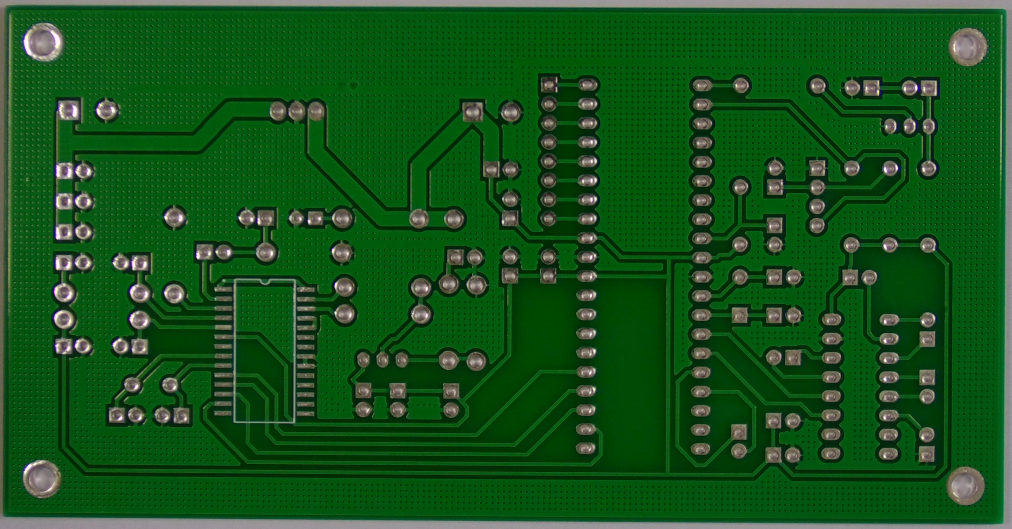
#> input picture Milestone4/golden/01.JPG, 3034 x 1586 px, found by its file name (shown at 1/3 size)
$ jupyter execute --allow-errors pcb_defect_detection.ipynb   (shell and % lines are left out)
#> lines starting #> are read from the running program, lines starting #| are printed output that depends on the picture; pictures that were not available may be replaced by others from this repository, and a replacement may not be noted
[cell 1]
from google.colab import drive
drive.mount('/content/drive')

[cell 2]
import cv2
import numpy as np
import matplotlib.pyplot as plt

def align_images(template_path, test_path):
#> called with template_path = '/content/new PCB _ds/PCB_USED/01.JPG'
    template_img = cv2.imread(template_path, cv2.IMREAD_GRAYSCALE)
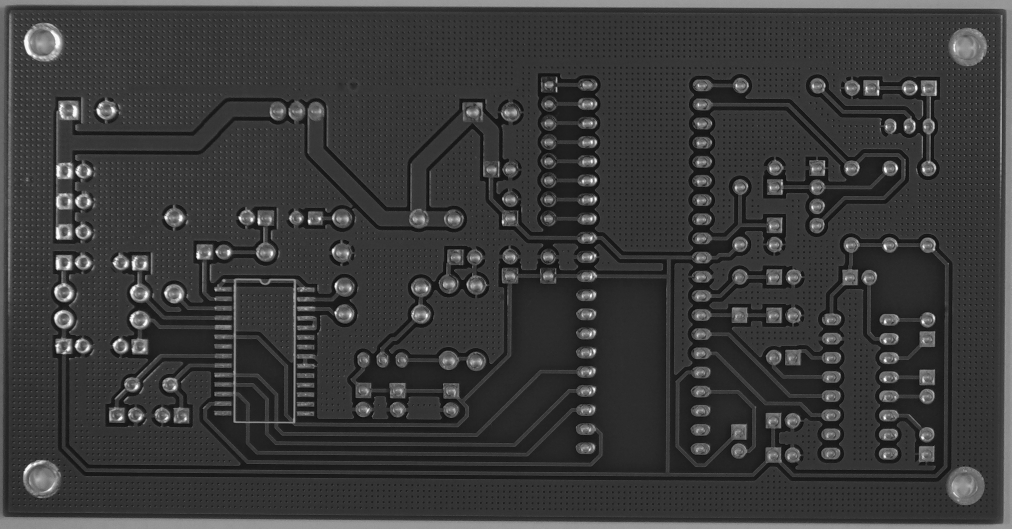
#> template_img: shape (1586, 3034) (shown at 1/3 size); min 5, max 254, mean 58.2
    test_img = cv2.imread(test_path, cv2.IMREAD_GRAYSCALE)
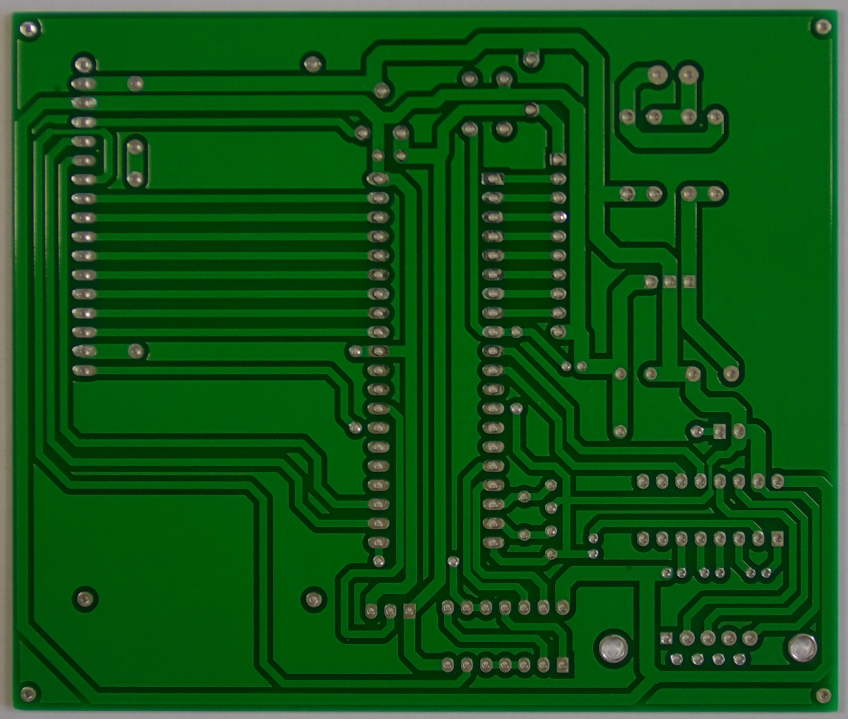
#> input picture Milestone4/golden/05.JPG, 2544 x 2156 px, given in place of 01_missing_hole_20.jpg, which was not available (shown at 1/3 size)
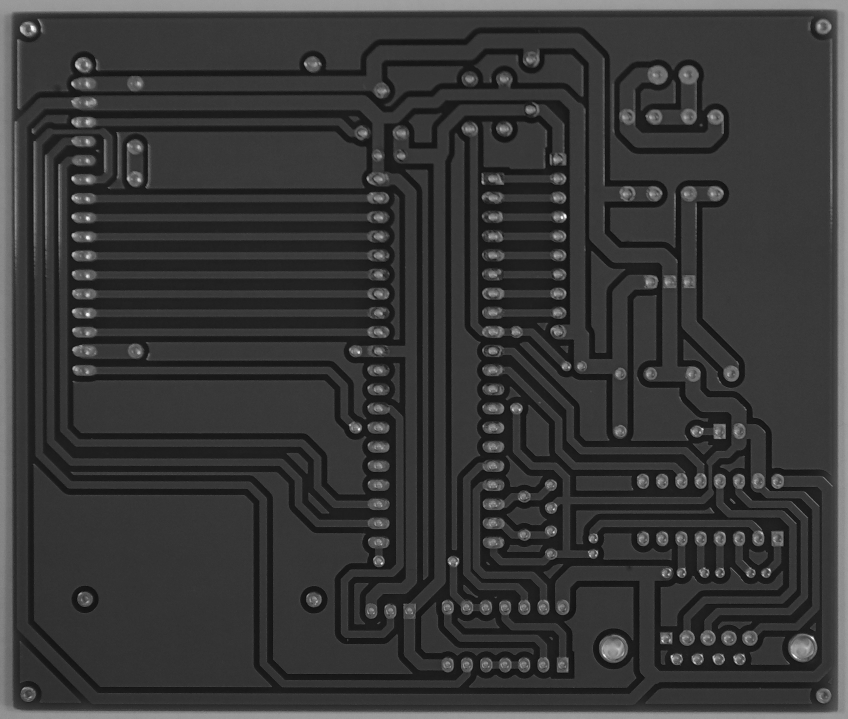
#> test_img: shape (2156, 2544) (shown at 1/3 size); min 3, max 253, mean 55.3

    if template_img is None or test_img is None:
        return None

    orb = cv2.ORB_create(nfeatures=2000)
    keypoints1, descriptors1 = orb.detectAndCompute(template_img, None)
#> keypoints1 = 2000 keypoints; strongest (x, y, size): (592, 771, 77.1), (593, 773, 64.3), (170, 713, 64.3), (172, 713, 111.1)
    keypoints2, descriptors2 = orb.detectAndCompute(test_img, None)
#> keypoints2 = 2000 keypoints; strongest (x, y, size): (1695, 647, 77.1), (1696, 647, 64.3), (1696, 648, 92.6), (1692, 645, 64.3)
    matcher = cv2.BFMatcher(cv2.NORM_HAMMING, crossCheck=True)
    matches = matcher.match(descriptors1, descriptors2)
#> matches = 356 matches
    matches = sorted(matches, key=lambda x: x.distance)
    num_good_matches = int(len(matches) * 0.15)
#> num_good_matches = 53
    good_matches = matches[:num_good_matches]
#> good_matches = 53 matches
    points1 = np.zeros((len(good_matches), 2), dtype=np.float32)
#> points1 = 53 pairs, first value 0 to 0, second value 0 to 0
    points2 = np.zeros((len(good_matches), 2), dtype=np.float32)
#> points2 = 53 pairs, first value 0 to 0, second value 0 to 0

    for i, match in enumerate(good_matches):
        points1[i, :] = keypoints1[match.queryIdx].pt
        points2[i, :] = keypoints2[match.trainIdx].pt
#> this loop made 53 passes
#> after the loop, points1 = 53 pairs, first value 199.2 to 2770.8, second value 261 to 1314; points2 = 53 pairs, first value 92 to 2143, second value 77.76 to 1973

    h, mask = cv2.findHomography(points2, points1, cv2.RANSAC)
#> h = [[-3.56, -1.69, 1753.2], [-1.1, -0.543, 547.1], [-0.00204, -0.00096, 1]]; mask = 53 values, max 1 at index 1, min 0 at index 0, mean 0.0943
    height, width = template_img.shape
#> height = 1586; width = 3034
    aligned_img = cv2.warpPerspective(test_img, h, (width, height))
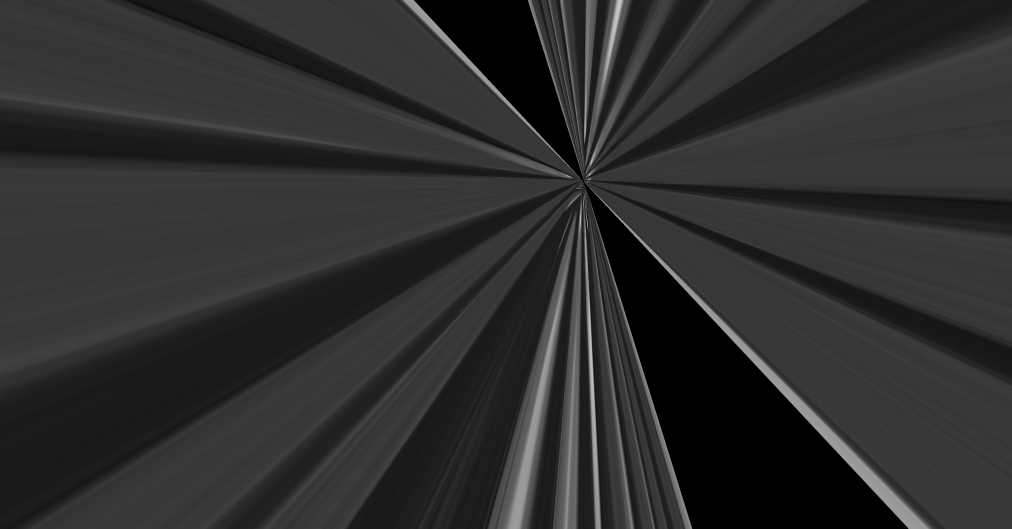
#> aligned_img: shape (1586, 3034) (shown at 1/3 size); min 0, max 246, mean 45.6
    return aligned_img

template_file = '/content/new PCB _ds/PCB_USED/01.JPG'
test_file = '/content/new PCB _ds/images/Missing_hole/01_missing_hole_20.jpg'

aligned_image = align_images(template_file, test_file)

if aligned_image is not None:
    print("......Subtracting images......")
    template_image = cv2.imread(template_file, cv2.IMREAD_GRAYSCALE)
    difference_map = cv2.absdiff(template_image, aligned_image)
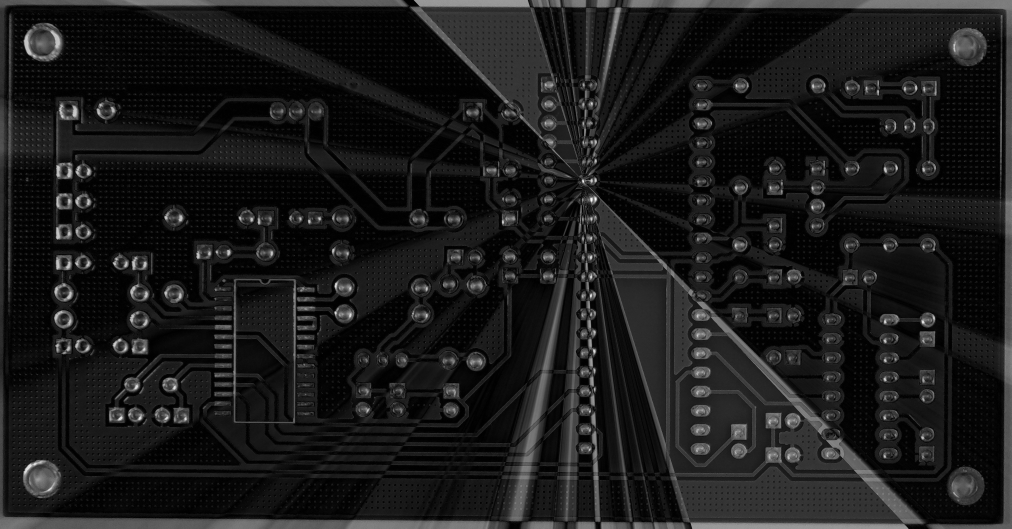
#> difference_map: shape (1586, 3034) (shown at 1/3 size); min 0, max 253, mean 26.7
